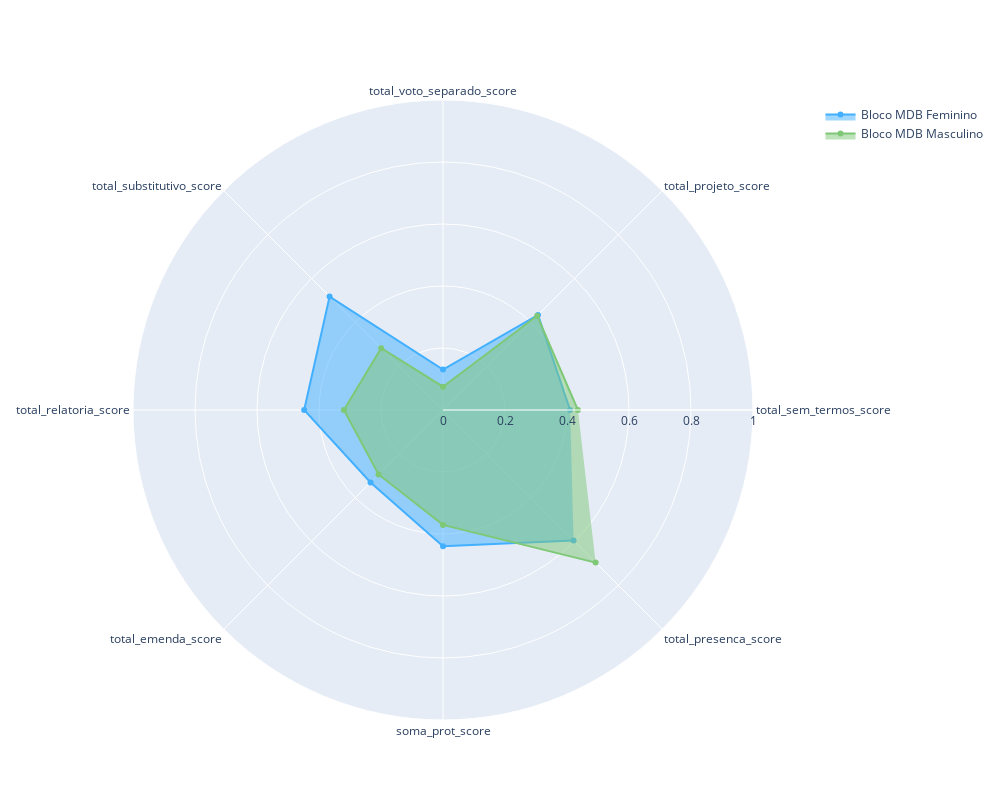

The notebook cell saved with this chart:
### Code cell
# Bloco MDB
bloco_mdb = indicadores[indicadores['bloco'] == 'Bloco MDB']
bloco_mdb_sexo = bloco_mdb.groupby(['sexo']).mean().reset_index()

categories = ['total_sem_termos_score','total_projeto_score','total_voto_separado_score','total_substitutivo_score','total_relatoria_score','total_emenda_score','soma_prot_score','total_presenca_score']

color_map = {
    'Masculino': '#7EC876',
    'Feminino': '#42B0FF'
}

fig = go.Figure()

# Adicionar traces ao gráfico para cada combinação de bloco e sexo
for (sexo), group in bloco_mdb_sexo.groupby(['sexo']):
    fig.add_trace(go.Scatterpolar(
        r=group[categories].values.flatten().tolist(),
        theta=categories,
        fill='toself',
        name=f'Bloco MDB {sexo}',
        line_color=color_map[sexo],
    ))

# Customização do gráfico
fig.update_layout(
    polar=dict(
        radialaxis=dict(
            visible=True,
            range=[0, 1]  # ajuste conforme necessário
        )),
    showlegend=True,
    width=1000,  # Largura da figura
    height=800  # Altura da figura
)

# Salvando o gráfico
fig.show()

### Figure 1 — Plotly figure (JSON) as saved in the notebook; plotly's stock layout.template omitted (floating-point values rounded to 4 significant figures)
{"data": [{"fill": "toself", "line": {"color": "#42B0FF"}, "name": "Bloco MDB Feminino", "r": [0.41, 0.4335, 0.1304, 0.5174, 0.4478, 0.3304, 0.4391, 0.5957], "theta": ["total_sem_termos_score", "total_projeto_score", "total_voto_separado_score", "total_substitutivo_score", "total_relatoria_score", "total_emenda_score", "soma_prot_score", "total_presenca_score"], "type": "scatterpolar"}, {"fill": "toself", "line": {"color": "#7EC876"}, "name": "Bloco MDB Masculino", "r": [0.4352, 0.4297, 0.07519, 0.282, 0.3195, 0.294, 0.3707, 0.6962], "theta": ["total_sem_termos_score", "total_projeto_score", "total_voto_separado_score", "total_substitutivo_score", "total_relatoria_score", "total_emenda_score", "soma_prot_score", "total_presenca_score"], "type": "scatterpolar"}], "layout": {"height": 800, "polar": {"angularaxis": {"type": "category"}, "radialaxis": {"autorange": false, "range": [0, 1], "type": "linear", "visible": true}}, "showlegend": true, "width": 1000}}
